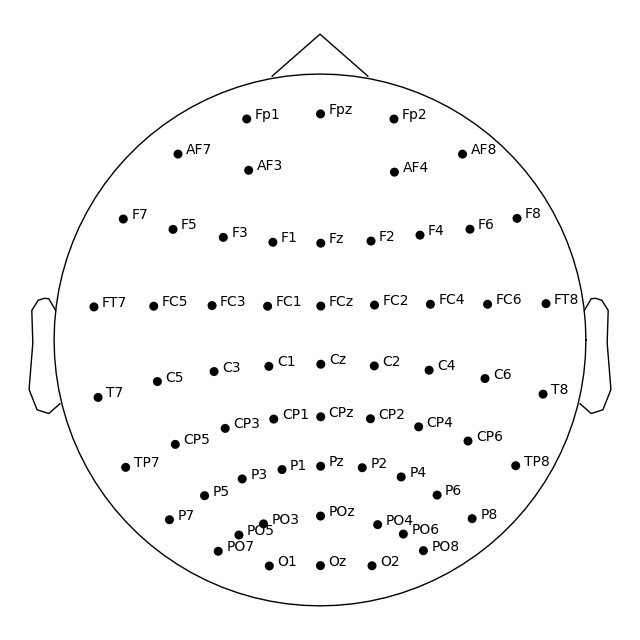
#> input picture Python/imagee2.jpg, 640 x 640 px, found by its file name
$ python two-colored-with-legend.py
#> lines starting #> are read from the running program, lines starting #| are printed output that depends on the picture
import matplotlib.pyplot as plt
import scipy.io
import matplotlib.patches as mpatches

from numpy import genfromtxt
my_brain_data = genfromtxt('Brain_Coordinates_Montage-without-label.csv', delimiter=';')

strz = ['theta', 'alpha_1', 'alpha_2', 'beta', 'gamma']
important_nodes = [1, 2, 3]

#### PLOT 1-2
for iter in important_nodes:
	plt.scatter(my_brain_data[iter - 1, 0], my_brain_data[iter - 1, 1], linewidth=4, c = 'r')
img = plt.imread('mne-python\imagee2.jpg')
#> img is the input picture: shape (640, 640, 3); min 0, max 255, mean 247.9
plt.imshow(img, zorder=0)
plt.title(r"Statistically Significant Nodes "+"\n"+" Intra-Layer Degree "+"\n"+" Segment 2")
plt.axis('off')
red_patch = mpatches.Patch(color='red', label='AUNEW is max')
blue_patch = mpatches.Patch(color='blue', label='AUNEW is min')
plt.legend(handles=[red_patch, blue_patch])
plt.show()
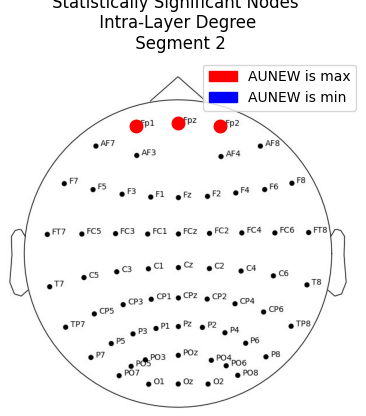
#> figure drawn by matplotlib, 1 panel
#plt.savefig('intra_layer_2.png', dpi=400, bbox_inches='tight', pad_inches=0)
plt.clf()
plt.cla()
plt.close()

# raise ValueError
# plt.plot([245, 319], [118, 112], 'r-')
# # X1 X2	 		Y1 Y2
# plt.title(r'Hello America $\alpha_1 \beta$')
# plt.axis('off')
# #plt.savefig('data.png', dpi=400, bbox_inches='tight', pad_inches=0)
# plt.show()


#580 -3
#310116024752

$ run again, with Python/imagee.jpg copied over Python/imagee2.jpg
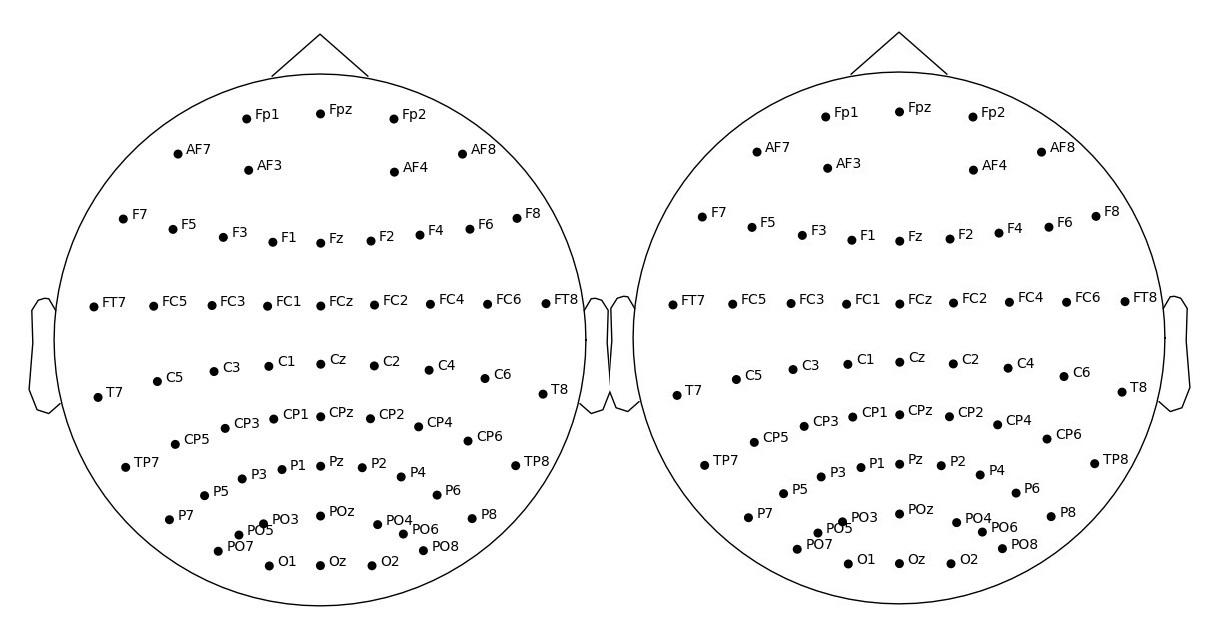
#> input picture Python/imagee.jpg, 1213 x 640 px, found by its file name
#> img is the input picture: shape (640, 1213, 3); min 0, max 255, mean 247.6
#> `plt.show()`:
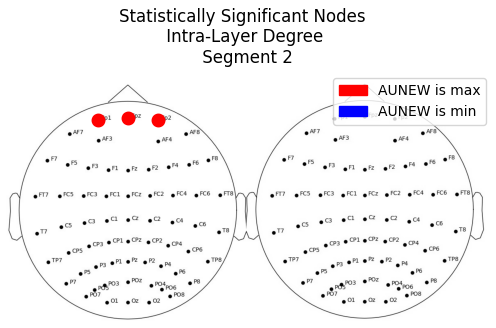
#> figure drawn by matplotlib, 1 panel

$ run again, with Python/Clustering_Coeff_yy.png saved as Python/imagee2.jpg
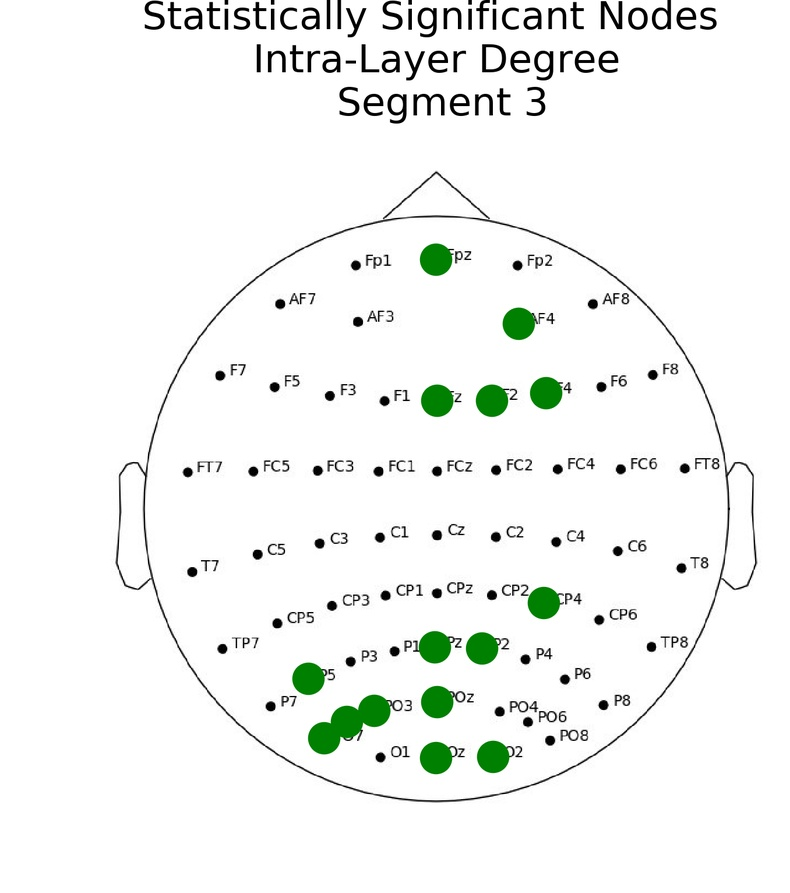
#> input picture Python/Clustering_Coeff_yy.png, 790 x 893 px, shrunk from 1356 x 1532 before the run, found by its file name
#> img is the input picture: shape (893, 790, 3); mean R, G, B 242.7, 244.9, 242.7
#> `plt.show()`:
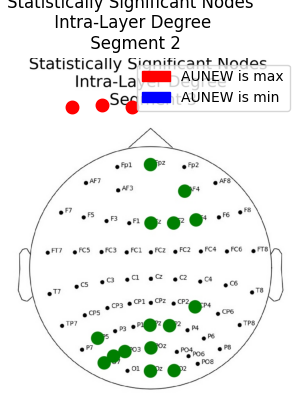
#> figure drawn by matplotlib, 1 panel
